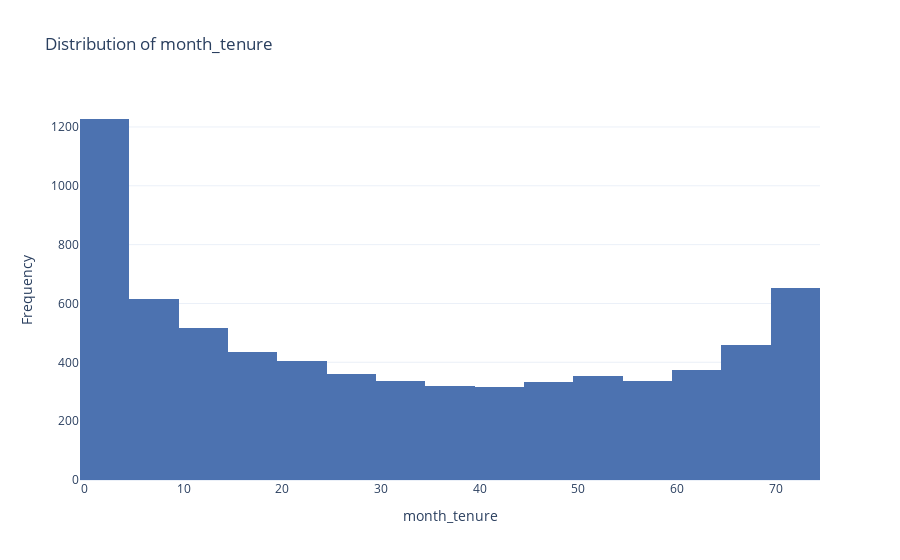
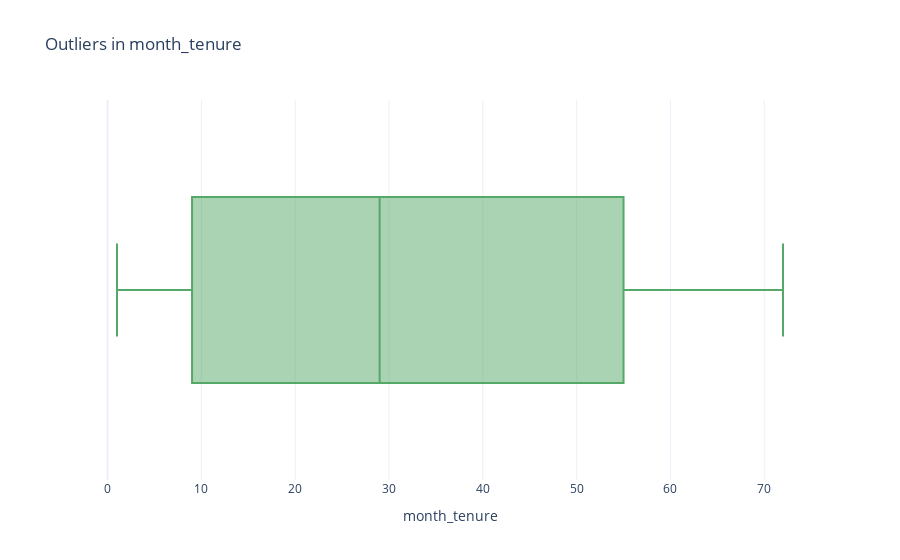
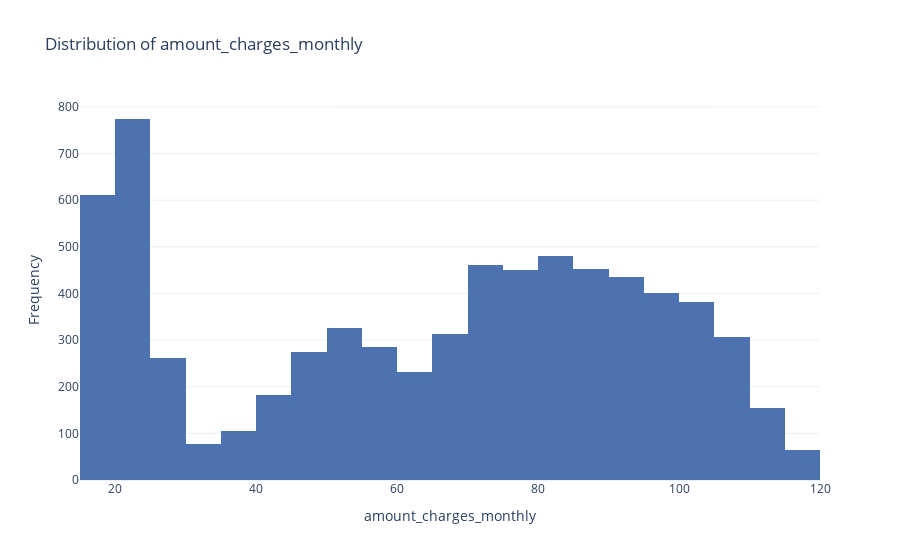
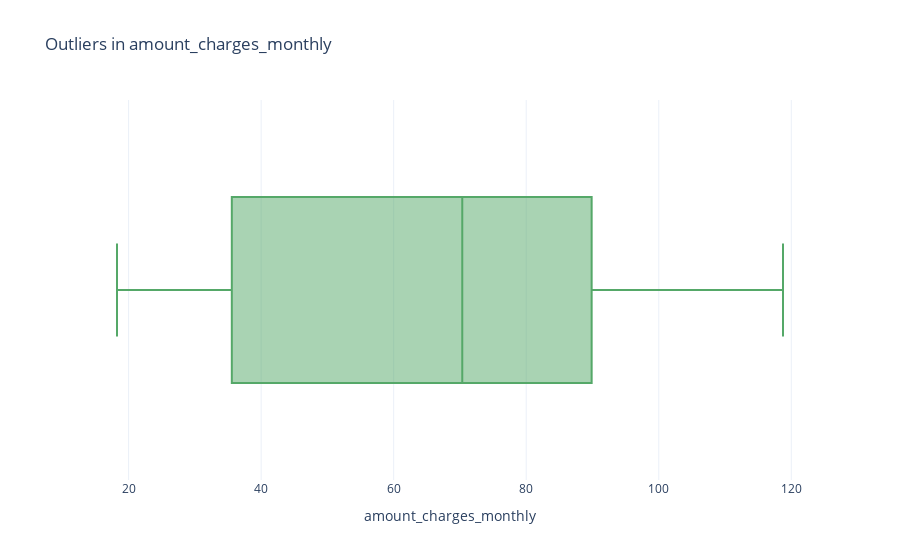

The notebook cell these images were saved under, in order:
### Markdown cell above
## Quantitative variables

### Code cell
import plotly.express as px

# List of numerical columns
numerical_columns = ['month_tenure', 'amount_charges_monthly', 'amount_total_charges']

# Loop through each numerical column and create separate plots for histogram and box plot
for col in numerical_columns:
    # Histogram for the distribution
    fig_hist = px.histogram(
        df,
        x=col,
        nbins=30,  # Adjust number of bins as needed
        title=f'Distribution of {col}',
        labels={col: col, 'count': 'Frequency'},
        color_discrete_sequence=['#4c72b0']
    )
    fig_hist.update_layout(
        xaxis_title=col,
        yaxis_title="Frequency",
        template="plotly_white"
    )
    fig_hist.show()

    # Box plot for outlier detection
    fig_box = px.box(
        df,
        x=col,
        title=f'Outliers in {col}',
        labels={col: col},
        color_discrete_sequence=['#55a868']
    )
    fig_box.update_layout(
        xaxis_title=col,
        template="plotly_white"
    )
    fig_box.show()

### Figure 1 — Plotly figure (JSON) as saved in the notebook; plotly's stock layout.template omitted (floating-point values rounded to 4 significant figures; data arrays with more than 128 entries replaced by an {"elided": "..."} marker saying what was removed)
{"data": [{"alignmentgroup": "True", "bingroup": "x", "hovertemplate": "month_tenure=%{x}<br>count=%{y}<extra></extra>", "legendgroup": "", "marker": {"color": "#4c72b0", "pattern": {"shape": ""}}, "name": "", "nbinsx": 30, "offsetgroup": "", "orientation": "v", "showlegend": false, "type": "histogram", "x": {"elided": "7032 int values"}, "xaxis": "x", "yaxis": "y"}], "layout": {"barmode": "relative", "legend": {"tracegroupgap": 0}, "title": {"text": "Distribution of month_tenure"}, "xaxis": {"anchor": "y", "domain": [0, 1], "title": {"text": "month_tenure"}}, "yaxis": {"anchor": "x", "domain": [0, 1], "title": {"text": "Frequency"}}}}

### Figure 2 — Plotly figure (JSON) as saved in the notebook; plotly's stock layout.template omitted (floating-point values rounded to 4 significant figures; data arrays with more than 128 entries replaced by an {"elided": "..."} marker saying what was removed)
{"data": [{"alignmentgroup": "True", "hovertemplate": "month_tenure=%{x}<extra></extra>", "legendgroup": "", "marker": {"color": "#55a868"}, "name": "", "notched": false, "offsetgroup": "", "orientation": "h", "showlegend": false, "type": "box", "x": {"elided": "7032 int values"}, "x0": " ", "xaxis": "x", "y0": " ", "yaxis": "y"}], "layout": {"boxmode": "group", "legend": {"tracegroupgap": 0}, "title": {"text": "Outliers in month_tenure"}, "xaxis": {"anchor": "y", "domain": [0, 1], "title": {"text": "month_tenure"}}, "yaxis": {"anchor": "x", "domain": [0, 1]}}}

### Figure 3 — Plotly figure (JSON) as saved in the notebook; plotly's stock layout.template omitted (floating-point values rounded to 4 significant figures; data arrays with more than 128 entries replaced by an {"elided": "..."} marker saying what was removed)
{"data": [{"alignmentgroup": "True", "bingroup": "x", "hovertemplate": "amount_charges_monthly=%{x}<br>count=%{y}<extra></extra>", "legendgroup": "", "marker": {"color": "#4c72b0", "pattern": {"shape": ""}}, "name": "", "nbinsx": 30, "offsetgroup": "", "orientation": "v", "showlegend": false, "type": "histogram", "x": {"elided": "7032 float values"}, "xaxis": "x", "yaxis": "y"}], "layout": {"barmode": "relative", "legend": {"tracegroupgap": 0}, "title": {"text": "Distribution of amount_charges_monthly"}, "xaxis": {"anchor": "y", "domain": [0, 1], "title": {"text": "amount_charges_monthly"}}, "yaxis": {"anchor": "x", "domain": [0, 1], "title": {"text": "Frequency"}}}}

### Figure 4 — Plotly figure (JSON) as saved in the notebook; plotly's stock layout.template omitted (floating-point values rounded to 4 significant figures; data arrays with more than 128 entries replaced by an {"elided": "..."} marker saying what was removed)
{"data": [{"alignmentgroup": "True", "hovertemplate": "amount_charges_monthly=%{x}<extra></extra>", "legendgroup": "", "marker": {"color": "#55a868"}, "name": "", "notched": false, "offsetgroup": "", "orientation": "h", "showlegend": false, "type": "box", "x": {"elided": "7032 float values"}, "x0": " ", "xaxis": "x", "y0": " ", "yaxis": "y"}], "layout": {"boxmode": "group", "legend": {"tracegroupgap": 0}, "title": {"text": "Outliers in amount_charges_monthly"}, "xaxis": {"anchor": "y", "domain": [0, 1], "title": {"text": "amount_charges_monthly"}}, "yaxis": {"anchor": "x", "domain": [0, 1]}}}
